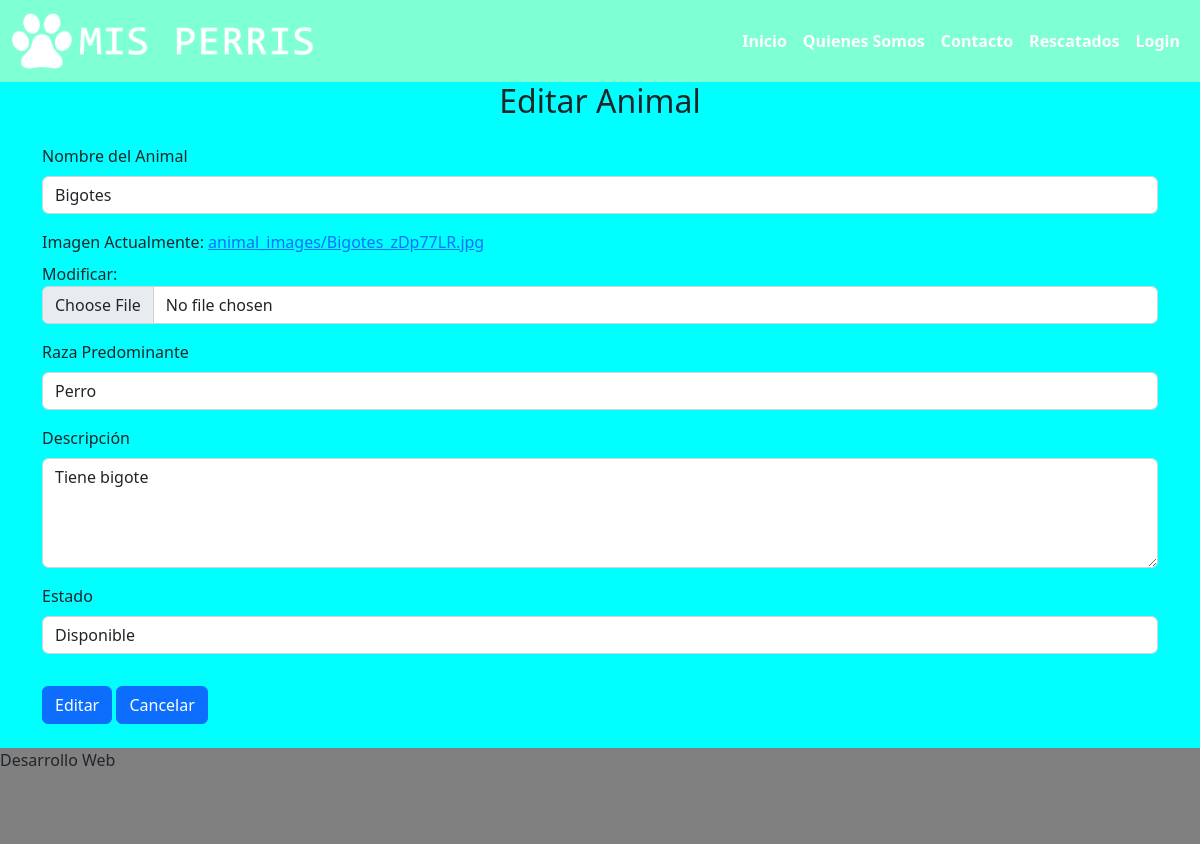
Screenshot of /panel/editar/6 with the database file from the repository.
### misPerris/models.py (models this page shows, shortened)
class Animal(models.Model):
    ESTADO_CHOICES = (
        ('rescatado', 'Rescatado'),
        ('disponible', 'Disponible'),
        ('adoptado', 'Adoptado'),
    )
    SIZE_CHOICES = (
        ('pequeno', 'Pequeño'),
        ('mediano', 'Mediano'),
        ('grande', 'Grande')
    )
    id = models.AutoField(primary_key=True)
    nombre = models.CharField(max_length=100)
    imagen = models.ImageField(upload_to='animal_images')
    raza = models.CharField(max_length=100)
    size = models.CharField(max_length=50, choices=SIZE_CHOICES)
    peso = models.CharField(max_length=10)
    descripcion = models.TextField()
    estado = models.CharField(max_length=20, choices=ESTADO_CHOICES)

### misPerris/views.py (the view)
# urls.py: path("panel/editar/<int:animal_id>", views.animal_edit, name="editar"),
def animal_edit(request, animal_id):
    animal = get_object_or_404(Animal, id=animal_id)
    if request.method == 'POST':
        if request.FILES.get('imagen'):
            if animal.imagen:
                imagen_path = animal.imagen.path
                if os.path.exists(imagen_path):
                    os.remove(imagen_path)
        form = AnimalForm(request.POST, request.FILES, instance=animal)
        if form.is_valid():
            form.save()
            return redirect('panel')
    else:
        form = AnimalForm(instance=animal)
    return render(request, 'forms/animal_form.html', {'form': form, 'animal': animal})

### misPerris/forms.py (shortened to what this page needs)
class AnimalForm(forms.ModelForm):
    class Meta:
        model = Animal
        fields = ['nombre', 'imagen', 'raza', 'descripcion', 'estado', 'size', 'peso']
        widgets = {
            'descripcion': forms.Textarea(attrs={'rows': 4}),
        }
    def __init__(self, *args, **kwargs):
        super(AnimalForm, self).__init__(*args, **kwargs)
        self.fields['imagen'].required = True

### misPerris/templates/forms/animal_form.html (shortened to what this page needs)
{% extends 'base.html' %}
{% load widget_tweaks %}
{% block content %}
<h2 class="text-center">
    {% if '/agregar' in request.path %}
        Registro de Animal
    {% elif '/editar' in request.path %}
        Editar Animal
    {% endif %}
</h2>
 <form method="post" enctype="multipart/form-data" class="container flex-column my-4 justify-content-center">
        <div class="mb-3">
            <label for="exampleInputEmail1" class="form-label">Nombre del Animal</label>
            {% render_field form.nombre class="form-control" autocomplete="off" %}
        </div>
        <div class="mb-3">
            <label for="exampleInputEmail1" class="form-label">Imagen</label>
            {% render_field form.imagen class="form-control" autocomplete="off" %}
        </div>
        <div class="mb-3">
            <label for="exampleInputEmail1" class="form-label">Raza Predominante</label>
            {% render_field form.raza class="form-control" autocomplete="off" %}
        </div>
        <div class="mb-3">
            <label for="exampleInputEmail1" class="form-label">Descripción</label>
            {% render_field form.descripcion class="form-control" autocomplete="off" %}
        </div>
        <div class="mb-3">
            <label for="exampleInputEmail1" class="form-label">Estado</label>
            {% render_field form.estado class="form-control" autocomplete="off" %}
        </div>
        <div class="col-8">
            <button type="submit" class="btn btn-primary mt-3 ">
                {% if '/agregar' in request.path %}
                    Registrar
                {% elif '/editar' in request.path %}
                    Editar
                {% endif %}
            </button>
            <a role="button" href="/panel/" class="btn btn-primary mt-3 ">Cancelar</a>
        </div>
</form>
{% endblock %}

### misPerris/templates/base.html (style rules this page uses)
body { display: flex; flex-direction: column; min-height: 100vh; padding-right: 0px !important; }

### rows the page displays
Animal: nombre "Bigotes", raza "Perro", descripcion "Tiene bigote", estado "Disponible"
